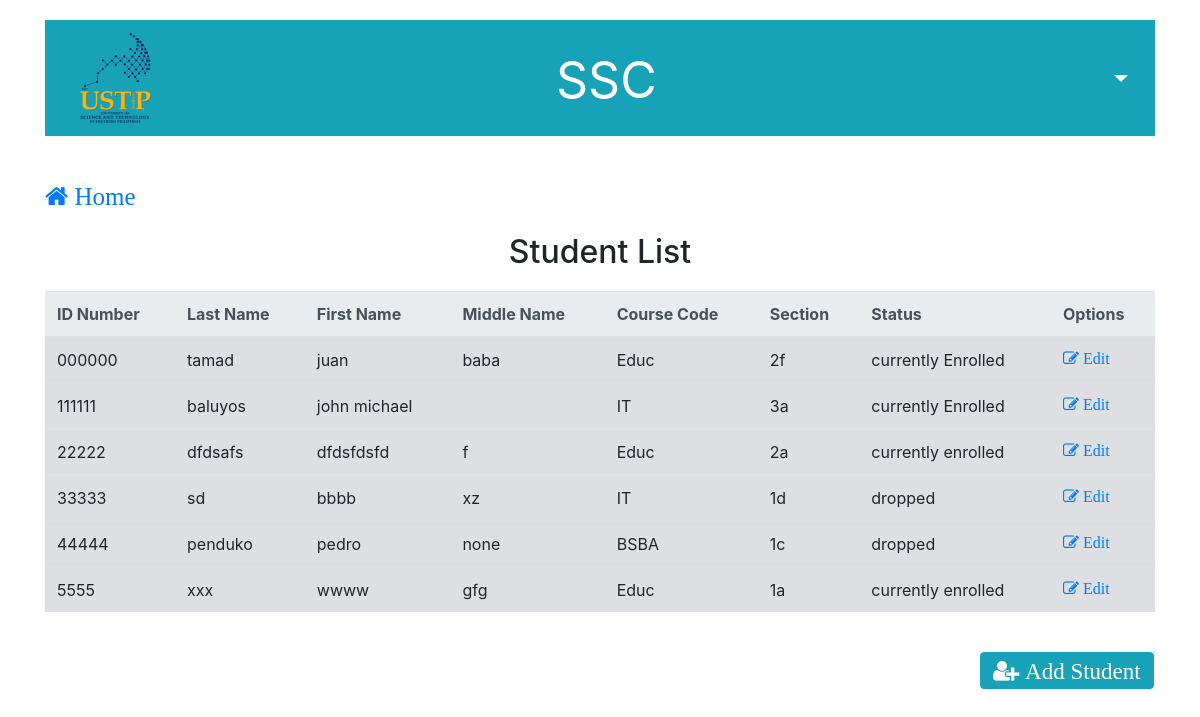
The app's page /student_list.php with its own data.
### tables this page shows
CREATE TABLE `student` (
  `id_number` varchar(50) NOT NULL,
  `last_name` varchar(100) NOT NULL,
  `first_name` varchar(100) NOT NULL,
  `middle_name` varchar(100) NOT NULL,
  `course_code` varchar(10) NOT NULL,
  `section_id` varchar(20) NOT NULL,
  `status` varchar(50) NOT NULL
);

### student_list.php (the view, shortened to what this page needs)
<?php include('server.php')?>
<html>
<head>
	<link rel = "stylesheet" href = "bootstrap/css/bootstrap.min.css">
	<link rel = "stylesheet" href = "font-awesome-4.7.0/font-awesome-4.7.0/css/font-awesome.min.css">
</head>
<body>
<div class="container">
	<nav class="navbar navbar-expand-lg navbar-dark bg-info" style="margin-top:20px">
		<nav class="collapse navbar-collapse" id="navbarText">
				<img src="1.png" width="100" height="100" alt="" style="margin-left:5px">
		    <ul class="navbar-nav mr-auto">
		      <li class="nav-item active">
		        <a class="nav-link" href="index.php" style="font-size:50px; margin-top:5px; margin-left:382px">SSC<span class="sr-only">(current)</span></a>
		      </li>
			</ul>
			<div class="btn-group" style="margin-left:430px" height="100px">
				<button type="button" class="btn btn-info dropdown-toggle" data-toggle="dropdown" aria-haspopup="true" aria-expanded="false" style="font-size:25px;">
				</button>
			</div>
</div>
		<div class="container"><br/><br/>
		<a class="fa fa-home" href="index.php" style="font-size:25px"> Home</a><br/><br/>
		<center><h2>Student List</h2></center>
		<?php $results = mysqli_query($db, "SELECT * FROM student WHERE student.course_code = student.course_code"); ?>
			<table class="table table-secondary" style="margin-top:20px">
			<thead class="thead-light">
				<tr class="success">
				<th scope="col">ID Number</th>
				<th scope="col">Last Name</th>
				<th scope="col">First Name</th>
				<th scope="col">Middle Name</th>
				<th scope="col">Course Code</th>
				<th scope="col">Section</th>
				<th scope="col">Status</th>
				<th scope="col">Options</th>
				</tr>
			</thead>
			<?php while ($row = mysqli_fetch_array($results)){ ?>
			<tbody>
				<tr>
				<td><?php echo $row['id_number']?></td>
				<td><?php echo $row['last_name']?></td>
				<td><?php echo $row['first_name']?></td>
				<td><?php echo $row['middle_name']?></td>
				<td><?php echo $row['course_code']?></td>
				<td><?php echo $row['section_id']?></td>
				<td><?php echo $row['status']?></td>
				<td><a class="fa fa-edit" href="student_update.php?edit=<?php echo $row['id_number']; ?>"> Edit</a></td>
				</tr>
			</tbody>
			 <?php } ?>
			</table><br/>
			<a href = "student_add.php"><button type="button" class="btn btn-info fa fa-user-plus" style="font-size: 23px; margin-left:935px"> Add Student</button></a></li>
		</div>
</body>
</html>

### records on screen
student: id_number "000000", last_name "tamad", first_name "juan", middle_name "baba", course_code "Educ", section "2f", status "currently Enrolled"
student: id_number "111111", last_name "baluyos", first_name "john michael", course_code "IT", section "3a", status "currently Enrolled"
student: id_number "22222", last_name "dfdsafs", first_name "dfdsfdsfd", middle_name "f", course_code "Educ", section "2a", status "currently enrolled"
student: id_number "33333", last_name "sd", first_name "bbbb", middle_name "xz", course_code "IT", section "1d", status "dropped"
student: id_number "44444", last_name "penduko", first_name "pedro", middle_name "none", course_code "BSBA", section "1c", status "dropped"
student: id_number "5555", last_name "xxx", first_name "wwww", middle_name "gfg", course_code "Educ", section "1a", status "currently enrolled"
